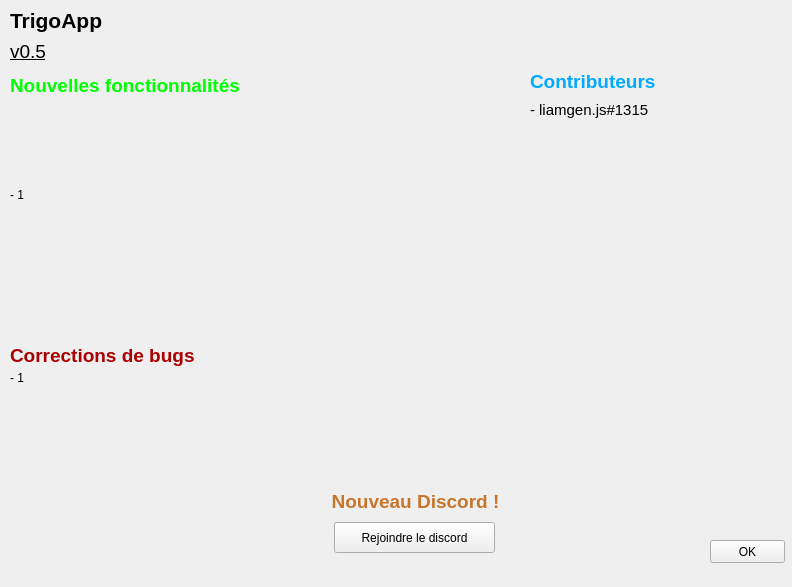
<?xml version="1.0" encoding="UTF-8"?>
<ui version="4.0">
 <class>MainWindow</class>
 <widget class="QMainWindow" name="MainWindow">
  <property name="geometry">
   <rect>
    <x>0</x>
    <y>0</y>
    <width>792</width>
    <height>587</height>
   </rect>
  </property>
  <property name="windowTitle">
   <string>Changelogs</string>
  </property>
  <widget class="QWidget" name="centralwidget">
   <widget class="QLabel" name="label">
    <property name="geometry">
     <rect>
      <x>10</x>
      <y>0</y>
      <width>171</width>
      <height>41</height>
     </rect>
    </property>
    <property name="text">
     <string>&lt;html&gt;&lt;head/&gt;&lt;body&gt;&lt;p&gt;&lt;span style=&quot; font-size:16pt; font-weight:600;&quot;&gt;TrigoApp&lt;/span&gt;&lt;/p&gt;&lt;/body&gt;&lt;/html&gt;</string>
    </property>
   </widget>
   <widget class="QLabel" name="version">
    <property name="geometry">
     <rect>
      <x>10</x>
      <y>40</y>
      <width>47</width>
      <height>21</height>
     </rect>
    </property>
    <property name="text">
     <string>&lt;html&gt;&lt;head/&gt;&lt;body&gt;&lt;p&gt;&lt;span style=&quot; font-size:14pt; text-decoration: underline;&quot;&gt;v0.5&lt;/span&gt;&lt;/p&gt;&lt;/body&gt;&lt;/html&gt;</string>
    </property>
   </widget>
   <widget class="QLabel" name="news">
    <property name="geometry">
     <rect>
      <x>10</x>
      <y>70</y>
      <width>261</width>
      <height>31</height>
     </rect>
    </property>
    <property name="text">
     <string>&lt;html&gt;&lt;head/&gt;&lt;body&gt;&lt;p&gt;&lt;span style=&quot; font-size:14pt; font-weight:600; color:#00ff00;&quot;&gt;Nouvelles fonctionnalités&lt;/span&gt;&lt;/p&gt;&lt;/body&gt;&lt;/html&gt;</string>
    </property>
   </widget>
   <widget class="QLabel" name="news_label">
    <property name="geometry">
     <rect>
      <x>10</x>
      <y>100</y>
      <width>501</width>
      <height>231</height>
     </rect>
    </property>
    <property name="text">
     <string>&lt;html&gt;&lt;head/&gt;&lt;body&gt;&lt;p&gt;- 1&lt;/p&gt;&lt;p&gt;&lt;br/&gt;&lt;/p&gt;&lt;/body&gt;&lt;/html&gt;</string>
    </property>
   </widget>
   <widget class="QLabel" name="fixs">
    <property name="geometry">
     <rect>
      <x>10</x>
      <y>340</y>
      <width>261</width>
      <height>31</height>
     </rect>
    </property>
    <property name="text">
     <string>&lt;html&gt;&lt;head/&gt;&lt;body&gt;&lt;p&gt;&lt;span style=&quot; font-size:14pt; font-weight:600; color:#aa0000;&quot;&gt;Corrections de bugs&lt;/span&gt;&lt;/p&gt;&lt;/body&gt;&lt;/html&gt;</string>
    </property>
   </widget>
   <widget class="QLabel" name="fixs_label">
    <property name="geometry">
     <rect>
      <x>10</x>
      <y>370</y>
      <width>461</width>
      <height>31</height>
     </rect>
    </property>
    <property name="text">
     <string>&lt;html&gt;&lt;head/&gt;&lt;body&gt;&lt;p&gt;- 1&lt;br/&gt;&lt;/p&gt;&lt;/body&gt;&lt;/html&gt;</string>
    </property>
   </widget>
   <widget class="QLabel" name="contributors">
    <property name="geometry">
     <rect>
      <x>530</x>
      <y>70</y>
      <width>151</width>
      <height>21</height>
     </rect>
    </property>
    <property name="text">
     <string>&lt;html&gt;&lt;head/&gt;&lt;body&gt;&lt;p&gt;&lt;span style=&quot; font-size:14pt; font-weight:600; color:#00aaff;&quot;&gt;Contributeurs&lt;/span&gt;&lt;/p&gt;&lt;/body&gt;&lt;/html&gt;</string>
    </property>
   </widget>
   <widget class="QLabel" name="contributors_label">
    <property name="geometry">
     <rect>
      <x>530</x>
      <y>100</y>
      <width>251</width>
      <height>21</height>
     </rect>
    </property>
    <property name="text">
     <string>&lt;html&gt;&lt;head/&gt;&lt;body&gt;&lt;p&gt;&lt;span style=&quot; font-size:11pt;&quot;&gt;- liamgen.js#1315&lt;/span&gt;&lt;/p&gt;&lt;/body&gt;&lt;/html&gt;</string>
    </property>
   </widget>
   <widget class="QPushButton" name="btn">
    <property name="geometry">
     <rect>
      <x>710</x>
      <y>540</y>
      <width>75</width>
      <height>23</height>
     </rect>
    </property>
    <property name="text">
     <string>OK</string>
    </property>
   </widget>
   <widget class="QPushButton" name="dsc_btn">
    <property name="geometry">
     <rect>
      <x>334</x>
      <y>522</y>
      <width>161</width>
      <height>31</height>
     </rect>
    </property>
    <property name="text">
     <string>Rejoindre le discord</string>
    </property>
   </widget>
   <widget class="QLabel" name="label_2">
    <property name="geometry">
     <rect>
      <x>320</x>
      <y>490</y>
      <width>191</width>
      <height>20</height>
     </rect>
    </property>
    <property name="text">
     <string>&lt;html&gt;&lt;head/&gt;&lt;body&gt;&lt;p align=&quot;center&quot;&gt;&lt;span style=&quot; font-size:14pt; font-weight:600; color:#c8752c;&quot;&gt;Nouveau Discord !&lt;/span&gt;&lt;/p&gt;&lt;/body&gt;&lt;/html&gt;</string>
    </property>
   </widget>
  </widget>
  <widget class="QMenuBar" name="menubar">
   <property name="geometry">
    <rect>
     <x>0</x>
     <y>0</y>
     <width>792</width>
     <height>21</height>
    </rect>
   </property>
  </widget>
 </widget>
 <resources/>
 <connections/>
</ui>
